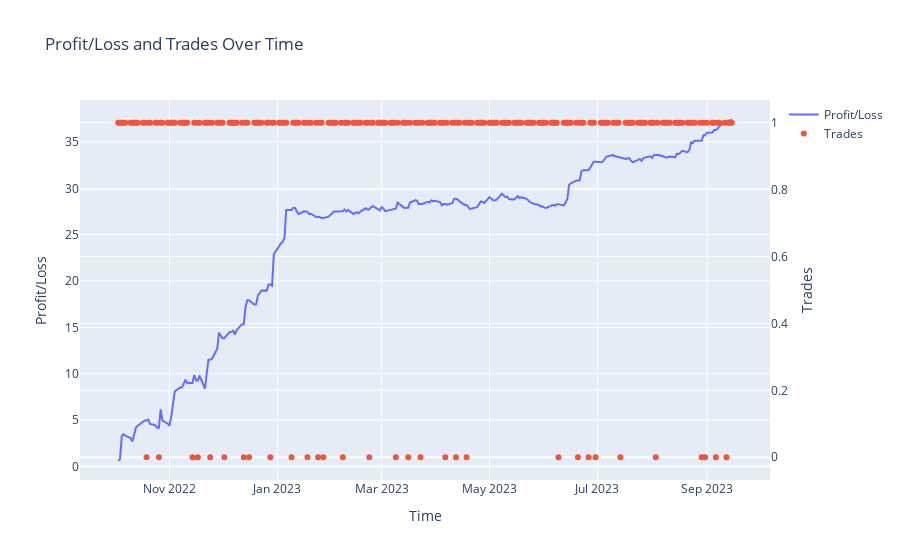

Here is the notebook cell this chart was saved with:
### Code cell
best_profit, best_rolling_window, best_lower_threshold, best_upper_threshold = ots.study(rolling_window_range=[5,60,5],
                                                                                         lower_threshold_range=[0.0,2,0.1], 
                                                                                         upper_threshold_range=[100,101,1], 
                                                                                         criteria="profit", 
                                                                                         min_trades=10, 
                                                                                         verbose=True, 
                                                                                         plot=True)

### Figure 1 — Plotly figure (JSON) as saved in the notebook; plotly's stock layout.template omitted (floating-point values rounded to 4 significant figures; data arrays with more than 128 entries replaced by an {"elided": "..."} marker saying what was removed)
{"data": [{"mode": "lines", "name": "Profit/Loss", "type": "scatter", "x": {"elided": "500 str values"}, "y": {"elided": "250 float values"}}, {"mode": "markers", "name": "Trades", "type": "scatter", "x": {"elided": "500 str values"}, "y": {"elided": "250 int values"}, "yaxis": "y2"}], "layout": {"title": {"text": "Profit/Loss and Trades Over Time"}, "xaxis": {"title": {"text": "Time"}}, "yaxis": {"title": {"text": "Profit/Loss"}}, "yaxis2": {"overlaying": "y", "side": "right", "title": {"text": "Trades"}}}}
